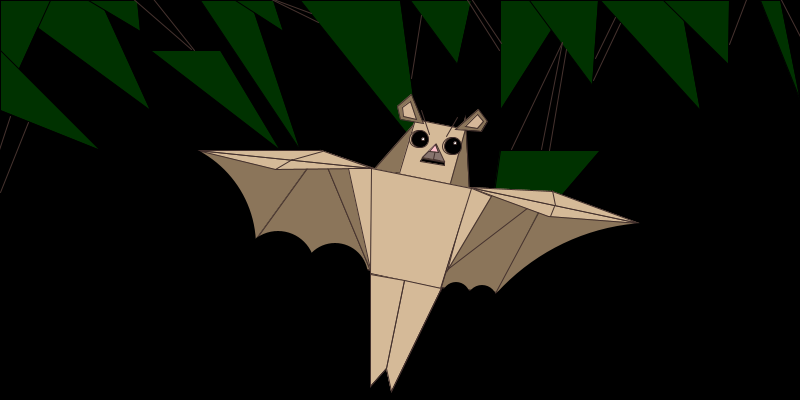
Frame 1 (no input)
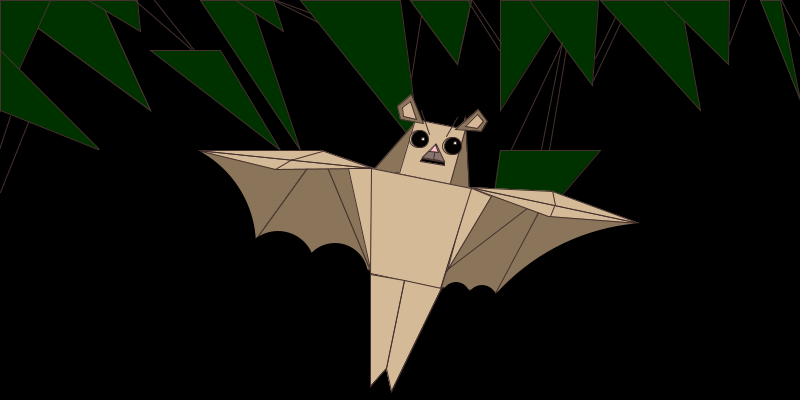
Frame 60 (the mouse pressed at the canvas centre just before this capture)
Frame 120 (the mouse held since frame 60 and released just before this capture): identical to frame 60, image omitted

The Processing sketch that drew these frames (run headless with seeded random() and noise(); from frame 60 on, the mouse is pressed at the canvas centre):

// Processing sketch: tp_1
// ── tp_1.pde
//Tp1 Comision 1//
//Albarracin Santino//

void setup() {
  size(800, 400);
}

void draw() {

  //Fondo//
  background(0, 0, 0);
  fill(0, 50, 0);
  triangle(0, 0, 100, 0, 150, 110);
  triangle(0, 0, 100, 0, 150, 110);
  triangle(200, 0, 250, 0, 300, 150);
  triangle(150, 50, 220, 50, 280, 150);
  triangle(0, 0, 50, 0, 0, 110);
  triangle(0, 50, 100, 150, 0, 110);
  triangle(600, 0, 680, 0, 700, 110);
  triangle(500, 0, 570, 0, 500, 110);
  triangle(500, 150, 600, 150, 480, 290);
  triangle(300, 0, 400, 0, 420, 150);
  triangle(780, 0, 760, 0, 800, 100);
  triangle(471, 0, 410, 0, 457, 64);
  triangle(529, 0, 598, 0, 592, 85);
  triangle(663, 0, 729, 0, 728, 64);
  triangle(88, 0, 137, 0, 140, 31);
  triangle(471, 0, 410, 0, 457, 64);
  triangle(235, 0, 273, 0, 283, 31);

  //Fondo 2//
  stroke(69, 50, 46);
  line(191, 49, 100, -30);
  line(194, 50, 123, -39);
  line(318, 22, 210, -31);
  line(311, 13, 108, -62);
  line(0, 192, 28, 122);
  line(-14, 189, 10, 116);
  line(501, 43, 446, -39);
  line(499, 50, 412, -87);
  line(595, 58, 615, 17);
  line(593, 80, 620, 23);
  line(729, 44, 924, -467);
  line(806, 48, 760, -41);
  line(541, 149, 562, 42);
  line(549, 150, 566, 49);
  line(511, 149, 562, 42);
  line(411, 78, 421, 15);

  //Alas//
  fill(139, 117, 90);
  triangle(200, 150, 320, 150, 255, 240);
  triangle(370, 270, 320, 150, 255, 240);
  triangle(370, 270, 320, 150, 380, 170);

  triangle(464, 187, 547, 194, 435, 288);
  triangle(425, 286, 549, 191, 497, 292);
  triangle(495, 293, 549, 192, 637, 224);

  triangle(402, 335, 469, 191, 465, 117);
  triangle(372, 171, 416, 121, 402, 173);

  fill(213, 186, 152);
  quad(448, 190, 465, 129, 415, 119, 393, 193);


  //Cuerpo//
  fill(213, 186, 152);
  quad(471, 188, 440, 288, 370, 273, 371, 168);
  quad(391, 391, 441, 288, 404, 280, 386, 368);
  quad(370, 386, 370, 274, 404, 280, 386, 368);
  triangle(372, 168, 470, 188, 410, 250);
  triangle(410, 250, 372, 168, 370, 270);
  triangle(410, 250, 470, 188, 440, 290);
  triangle(410, 250, 370, 270, 440, 290);


  //Ojos//
  fill(213, 186, 152);
  circle(418, 139, 17);
  circle(451, 146, 17);

  fill(0, 0, 0);
  circle(420, 139, 17);
  circle(453, 146, 17);

  fill(255, 255, 255);
  circle(423, 139, 3);
  circle(455, 143, 3);


  //Boca//
  fill(135, 116, 110);
  triangle(439, 160, 435, 144, 422, 157);
  triangle(444, 161, 436, 144, 433, 159);
  fill(255, 192, 203);
  triangle(438, 152, 435, 144, 429, 151);
  fill(0, 0, 0);
  quad(444, 165, 444, 162, 422, 158, 420, 161);


  //Orejas//
  fill(139, 117, 90);
  quad(455, 129, 481, 131, 487, 121, 478, 109);
  quad(423, 123, 411, 94, 397, 106, 400, 119);

  fill(214, 184, 153);
  quad(465, 126, 477, 128, 483, 121, 477, 114);
  quad(416, 119, 410, 101, 402, 107, 403, 116);


  //Partes de alas//
  fill(213, 186, 152);
  triangle(197, 150, 275, 169, 372, 168);
  triangle(639, 223, 469, 187, 548, 216);
  triangle(197, 150, 321, 150, 372, 168);
  triangle(639, 223, 469, 187, 552, 191);


  //Detalles//
  fill(135, 116, 110);
  line(446, 136, 457, 117);
  line(429, 134, 421, 110);
  fill(213, 186, 152);
  triangle(348, 168, 370, 269, 372, 168);
  triangle(447, 270, 469, 187, 491, 196);

  noStroke();
  fill(0, 0, 0);
  circle(148, 246, 216);
  circle(278, 268, 74);

  circle(656, 438, 431);
  circle(335, 276, 66);

  circle(482, 300, 30);
  circle(456, 296, 28);

  stroke(69, 50, 46);
  line(290, 160, 322, 151);
  line(275, 169, 292, 159);

  line(552, 190, 555, 205);
  line(550, 216, 554, 206);

  fill(213, 186, 152);
  quad(471, 188, 440, 288, 370, 273, 371, 168);

  quad(391, 391, 441, 288, 404, 280, 386, 368);
  quad(370, 386, 370, 274, 404, 280, 386, 368);
}
